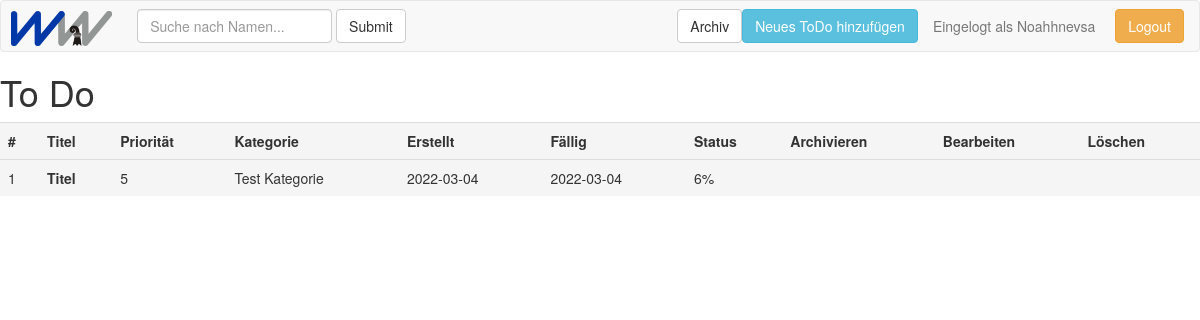
/Code/index.php (signed in), run on the app's committed database.
### tables this page shows
CREATE TABLE `todo` (
  `todo_ID` int(11) NOT NULL AUTO_INCREMENT,
  `priority` int(1) NOT NULL,
  `title` varchar(50) NOT NULL,
  `description` varchar(255) NOT NULL,
  `create_date` datetime NOT NULL,
  `expire_date` datetime NOT NULL,
  `Status` int(11) NOT NULL,
  `In_Archiv` tinyint(1) NOT NULL,
  `category_category_ID` int(11) NOT NULL,
  `user_user_ID` int(11) NOT NULL,
  PRIMARY KEY (`todo_ID`),
  KEY `fk_To-Do-Obj_Category1` (`category_category_ID`),
  KEY `fk_To-Do-Obj_user1` (`user_user_ID`),
  CONSTRAINT `fk_To-Do-Obj_Category1` FOREIGN KEY (`category_category_ID`) REFERENCES `category` (`category_ID`) ON DELETE NO ACTION ON UPDATE CASCADE,
  CONSTRAINT `fk_To-Do-Obj_user1` FOREIGN KEY (`user_user_ID`) REFERENCES `user` (`user_ID`) ON DELETE NO ACTION ON UPDATE CASCADE
);

CREATE TABLE `category` (
  `category_ID` int(11) NOT NULL AUTO_INCREMENT,
  `category_name` varchar(255) NOT NULL,
  PRIMARY KEY (`category_ID`)
);

### Code/index.php (the view, shortened to what this page needs)
<?php
include('includes/dbconnector.inc.php');
?>
<!DOCTYPE html>
<html lang="en">
<?php include('includes/head.inc.php'); ?>
<body>
    <div class="wrapper">
        <?php include('includes/header.inc.php'); ?>
        <div class="content">
            <?php if (isset($_GET['search_field'])) {
                $search = $_GET['search_field'];
                echo "<h1 class='title'>Suche nach ($search)</h1>";
            } else {
                echo "<h1 class='title'>To Do</h1>";
            }
            ?>
            <table class="table table-striped">
                <tr class="table-row-header active">
                    <th class="table-row-header-col id">#</th>
                    <th class="table-row-header-col title">Titel</th>
                    <th class="table-row-header-col priority">Priorität</th>
                    <th class="table-row-header-col kategorie">Kategorie</th>
                    <th class="table-row-header-col create-date">Erstellt</th>
                    <th class="table-row-header-col expire_date">Fällig</th>
                    <th class="table-row-header-col status">Status</th>
                    <th class="table-row-header-col archiv">Archivieren</th>
                    <th class="table-row-header-col edit">Bearbeiten</th>
                    <th class="table-row-header-col delete">Löschen</th>
                </tr>
                <?php
                if (isset($_GET['search_field'])) {
                    $search = $_GET['search_field'];
                    $search_percent = "%$search%";
                    $query = "SELECT * FROM todo WHERE title LIKE ?";
                    $stmt = $conn->prepare($query);
                    $stmt->bind_param("s", $search_percent);
                    $stmt->execute();
                    $result = $stmt->get_result();
                } else {
                    $query = "SELECT * FROM `todo` ORDER BY priority DESC, expire_date ASC";
                    $result = $conn->query($query);
                }
                $todo_ID = 0;
                while ($row = $result->fetch_assoc()) {
                    $category_ID = $row['category_category_ID'];
                    $category_query = 'SELECT * FROM category LEFT JOIN user_has_category ON user_has_category.category_category_ID = category.category_ID WHERE category.category_ID = ? AND user_has_category.user_user_ID = ?';
                    $category_stmt = $conn->prepare($category_query);
                    $category_stmt->bind_param('ii', $category_ID, $user_ID);
                    if ($category_stmt->execute()) {
                        $category_result = $category_stmt->get_result();
                        $row2 = $category_result->fetch_assoc();
                        if (isset($row2['category_name'])) {
                            $category_name = $row2['category_name'];
                        }
                    } else {
                        $error .= $conn->error;
                    }
                    if (isset($row2['category_name'])) {
                        $real_todo_ID = $row['todo_ID'];
                        $title = $row['title'];
                        $priority = $row['priority'];
                        $create_date_array = explode(" ", $row['create_date']);
                        $create_date = $create_date_array[0];
                        $expire_date_array = explode(" ", $row['expire_date']);
                        $expire_date = $expire_date_array[0];
                        $status = $row['Status'];
                        $user_user_ID = $row['user_user_ID'];
                        if ($row['In_Archiv'] == 0) {
                            $todo_ID++;
                            echo "<tr class='table-row active'>";
                            echo    "<td class='table-row-col id'>$todo_ID</td>";
                            echo    "<td class='table-row-col title'><b>$title</b></td>";
                            echo    "<td class='table-row-col'>$priority</td>";
                            echo    "<td class='table-row-col'>$category_name</td>";
                            echo    "<td class='table-row-col'>$create_date</td>";
                            echo    "<td class='table-row-col'>$expire_date</td>";
                            echo    "<td class='table-row-col'> $status%</td>";
                            if ($user_user_ID == $_SESSION['user_ID']) {
                                echo    "<td class='table-row-col button-archive'><a href='archiv.php?todo_ID=$real_todo_ID' class='btn btn-default delete-user'><img src='images/archiv.png' class='table-row-col-button-delete-img' alt='Löschen'></a></td>";
                                echo    "<td class='table-row-col button-edit'><a href='edit_todo.php?todo_ID=$real_todo_ID' class='btn btn-info'><img src='images/edit.png' class='table-row-col-button-edit-img' alt='Bearbeiten'></a></td>";
                                echo    "<td class='table-row-col button-delete'><a href='includes/delete_todo.inc.php?todo_ID=$real_todo_ID' class='btn btn-danger delete-user'><img src='images/delete.svg' class='table-row-col-button-delete-img' alt='Löschen'></a></td>";
                            } else {
                                echo    "<td class='table-row-col button-archiv'></a></td>";
                                echo    "<td class='table-row-col button-edit'></a></td>";
                                echo    "<td class='table-row-col button-delete'></a></td>";
                            }
                            echo "</tr>";
                        }
                    }
                }
                ?>
            </table>
        </div>
    </div>
</body>
</html>

### Code/css/style.css (style rules this page uses)
* { padding: 0; margin: 0; box-sizing: border-box; }
.table-row { background-color: red; }
.table-row-header-col.id { background-color: green; }

### data on the page
todo: title "Titel", priority "5", category_category_ID.category_name "Test Kategorie", create_date "2022-03-04", expire_date "2022-03-04", Status "6"

### other printed values
$_SESSION['username'] "Noahhnevsa"
